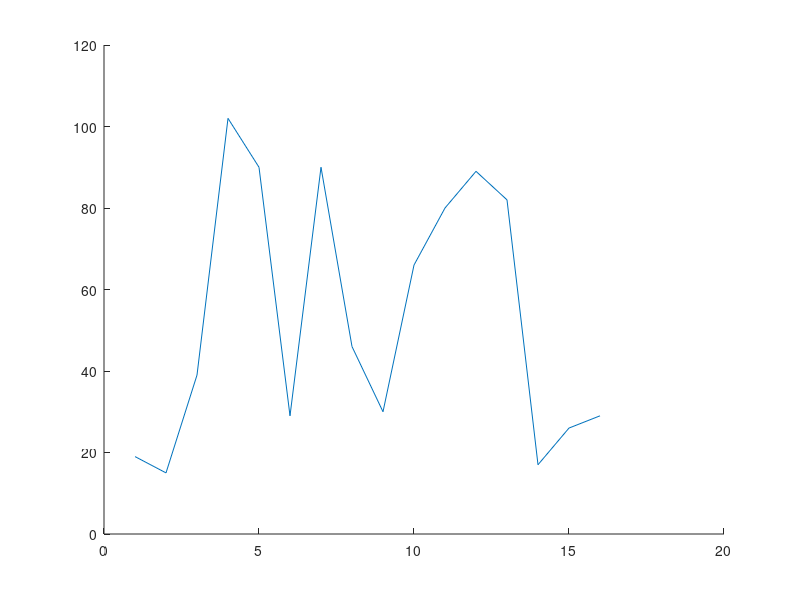

Write MATLAB code to recreate this figure. (Note: this script raises an error after producing the figure.)
pronostico_1 = [ 19 15 39 102 90 29 90 46 30 66 80 89 82 17 26 29];

figure(1);
hold on;
plot(pronostico_1)
cc=hsv(12);
for i=3:2:9
    plot(promediosMoviles(pronostico_1,i),'color',cc(i,:));
end

figure(2);
hold on;
plot(pronostico_1)
cc=hsv(12);
for i=1:2:9
    plot(suavizacionExponencialSimple(pronostico_1,i/10),'color',cc(i,:));
end

data_autocorrelacion = [130 ; 120 ; 171 ;213 ;167; 201;
225; 212; 150; 138; 152; 134; 115; 173; 161; 226; 225;
288; 280; 256; 247; 207; 190; 185; 219; 270; 301; 375; 401;
468; 399; 352; 361; 338; 300; 295; 316; 407; 425; 482; 588; 
648 ;659 ;615 ;549; 543; 511; 444];

pronostico_5=[9.5 12.2 8.8 13.6 10.4 13.5 9.7 13.1 9.5 11.7 8.4 12.9 10.9 13.7 10.1 15.0]


example_page63 = [63 64 58 60 75 70 64 67 80 74 66 68 80 81 74 75 87 84 76 74 93 91 85 84
97 95 89 86 103 101];

example_pag30 = [72 110 117 172 76 112 130 194 78 119 128 201 81 134 141 216];

example_pag66 = [63 64 66 64 68 70 67 69 74 72 73 78 77 80 83 81 86 88 85 87 92 95 93 97 99 96 102 101 103 105];